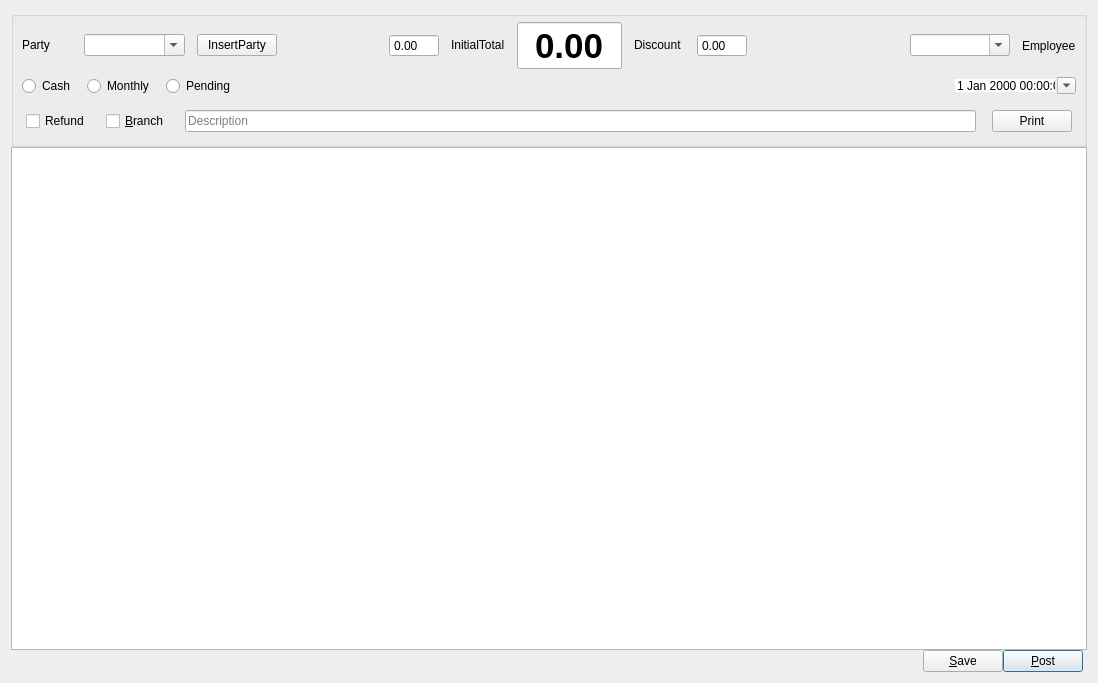
<?xml version="1.0" encoding="UTF-8"?>
<ui version="4.0">
 <class>InsertNodeOrder</class>
 <widget class="QDialog" name="InsertNodeOrder">
  <property name="geometry">
   <rect>
    <x>0</x>
    <y>0</y>
    <width>1098</width>
    <height>683</height>
   </rect>
  </property>
  <property name="windowTitle">
   <string>Order</string>
  </property>
  <layout class="QGridLayout" name="gridLayout_2">
   <property name="verticalSpacing">
    <number>0</number>
   </property>
   <item row="0" column="0">
    <widget class="QGroupBox" name="groupBox">
     <layout class="QGridLayout" name="gridLayout">
      <property name="leftMargin">
       <number>4</number>
      </property>
      <property name="topMargin">
       <number>4</number>
      </property>
      <property name="rightMargin">
       <number>4</number>
      </property>
      <property name="bottomMargin">
       <number>4</number>
      </property>
      <property name="verticalSpacing">
       <number>-1</number>
      </property>
      <item row="1" column="0">
       <layout class="QHBoxLayout" name="horizontalLayout">
        <property name="spacing">
         <number>12</number>
        </property>
        <property name="leftMargin">
         <number>4</number>
        </property>
        <property name="rightMargin">
         <number>4</number>
        </property>
        <item>
         <widget class="QRadioButton" name="rBtnCash">
          <property name="text">
           <string>Cash</string>
          </property>
         </widget>
        </item>
        <item>
         <widget class="QRadioButton" name="rBtnMonthly">
          <property name="text">
           <string>Monthly</string>
          </property>
         </widget>
        </item>
        <item>
         <widget class="QRadioButton" name="rBtnPending">
          <property name="text">
           <string>Pending</string>
          </property>
         </widget>
        </item>
        <item>
         <spacer name="horizontalSpacer_2">
          <property name="orientation">
           <enum>Qt::Orientation::Horizontal</enum>
          </property>
          <property name="sizeHint" stdset="0">
           <size>
            <width>40</width>
            <height>20</height>
           </size>
          </property>
         </spacer>
        </item>
        <item>
         <widget class="DateTimeEdit" name="dateTimeEdit">
          <property name="frame">
           <bool>false</bool>
          </property>
          <property name="alignment">
           <set>Qt::AlignmentFlag::AlignCenter</set>
          </property>
          <property name="buttonSymbols">
           <enum>QAbstractSpinBox::ButtonSymbols::NoButtons</enum>
          </property>
          <property name="correctionMode">
           <enum>QAbstractSpinBox::CorrectionMode::CorrectToNearestValue</enum>
          </property>
          <property name="calendarPopup">
           <bool>true</bool>
          </property>
          <property name="currentSectionIndex">
           <number>0</number>
          </property>
          <property name="timeSpec">
           <enum>Qt::TimeSpec::LocalTime</enum>
          </property>
         </widget>
        </item>
       </layout>
      </item>
      <item row="0" column="0">
       <layout class="QHBoxLayout" name="horizontalLayout_3" stretch="1,2,1,2,1,1,2,1,1,2,1,2,1">
        <property name="spacing">
         <number>12</number>
        </property>
        <property name="leftMargin">
         <number>4</number>
        </property>
        <property name="rightMargin">
         <number>4</number>
        </property>
        <item>
         <widget class="QLabel" name="labelParty">
          <property name="sizePolicy">
           <sizepolicy hsizetype="Preferred" vsizetype="Fixed">
            <horstretch>0</horstretch>
            <verstretch>0</verstretch>
           </sizepolicy>
          </property>
          <property name="text">
           <string>Party</string>
          </property>
          <property name="buddy">
           <cstring>comboParty</cstring>
          </property>
         </widget>
        </item>
        <item>
         <widget class="ComboBox" name="comboParty">
          <property name="editable">
           <bool>true</bool>
          </property>
          <property name="sizeAdjustPolicy">
           <enum>QComboBox::SizeAdjustPolicy::AdjustToContents</enum>
          </property>
          <property name="frame">
           <bool>true</bool>
          </property>
         </widget>
        </item>
        <item>
         <widget class="QPushButton" name="pBtnInsertParty">
          <property name="text">
           <string>InsertParty</string>
          </property>
         </widget>
        </item>
        <item>
         <spacer name="horizontalSpacer_3">
          <property name="orientation">
           <enum>Qt::Orientation::Horizontal</enum>
          </property>
          <property name="sizeHint" stdset="0">
           <size>
            <width>40</width>
            <height>20</height>
           </size>
          </property>
         </spacer>
        </item>
        <item>
         <widget class="DoubleSpinBox" name="dSpinInitialTotal">
          <property name="sizePolicy">
           <sizepolicy hsizetype="Preferred" vsizetype="Fixed">
            <horstretch>0</horstretch>
            <verstretch>0</verstretch>
           </sizepolicy>
          </property>
          <property name="alignment">
           <set>Qt::AlignmentFlag::AlignBottom|Qt::AlignmentFlag::AlignLeading|Qt::AlignmentFlag::AlignLeft</set>
          </property>
          <property name="readOnly">
           <bool>true</bool>
          </property>
          <property name="buttonSymbols">
           <enum>QAbstractSpinBox::ButtonSymbols::NoButtons</enum>
          </property>
         </widget>
        </item>
        <item>
         <widget class="QLabel" name="labelInitialTotal">
          <property name="sizePolicy">
           <sizepolicy hsizetype="Preferred" vsizetype="Fixed">
            <horstretch>0</horstretch>
            <verstretch>0</verstretch>
           </sizepolicy>
          </property>
          <property name="text">
           <string>InitialTotal</string>
          </property>
          <property name="alignment">
           <set>Qt::AlignmentFlag::AlignBottom|Qt::AlignmentFlag::AlignLeading|Qt::AlignmentFlag::AlignLeft</set>
          </property>
         </widget>
        </item>
        <item>
         <widget class="DoubleSpinBox" name="dSpinFinalTotal">
          <property name="sizePolicy">
           <sizepolicy hsizetype="Preferred" vsizetype="Preferred">
            <horstretch>0</horstretch>
            <verstretch>0</verstretch>
           </sizepolicy>
          </property>
          <property name="font">
           <font>
            <pointsize>26</pointsize>
            <italic>false</italic>
            <bold>true</bold>
            <strikeout>false</strikeout>
           </font>
          </property>
          <property name="frame">
           <bool>true</bool>
          </property>
          <property name="alignment">
           <set>Qt::AlignmentFlag::AlignCenter</set>
          </property>
          <property name="readOnly">
           <bool>true</bool>
          </property>
          <property name="buttonSymbols">
           <enum>QAbstractSpinBox::ButtonSymbols::NoButtons</enum>
          </property>
         </widget>
        </item>
        <item>
         <widget class="QLabel" name="labelDiscount">
          <property name="sizePolicy">
           <sizepolicy hsizetype="Preferred" vsizetype="Fixed">
            <horstretch>0</horstretch>
            <verstretch>0</verstretch>
           </sizepolicy>
          </property>
          <property name="text">
           <string>Discount</string>
          </property>
          <property name="alignment">
           <set>Qt::AlignmentFlag::AlignBottom|Qt::AlignmentFlag::AlignLeading|Qt::AlignmentFlag::AlignLeft</set>
          </property>
          <property name="buddy">
           <cstring>dSpinDiscount</cstring>
          </property>
         </widget>
        </item>
        <item>
         <widget class="DoubleSpinBox" name="dSpinDiscount">
          <property name="sizePolicy">
           <sizepolicy hsizetype="Preferred" vsizetype="Fixed">
            <horstretch>0</horstretch>
            <verstretch>0</verstretch>
           </sizepolicy>
          </property>
          <property name="alignment">
           <set>Qt::AlignmentFlag::AlignBottom|Qt::AlignmentFlag::AlignLeading|Qt::AlignmentFlag::AlignLeft</set>
          </property>
          <property name="readOnly">
           <bool>false</bool>
          </property>
          <property name="buttonSymbols">
           <enum>QAbstractSpinBox::ButtonSymbols::NoButtons</enum>
          </property>
         </widget>
        </item>
        <item>
         <spacer name="horizontalSpacer_4">
          <property name="orientation">
           <enum>Qt::Orientation::Horizontal</enum>
          </property>
          <property name="sizeHint" stdset="0">
           <size>
            <width>40</width>
            <height>5</height>
           </size>
          </property>
         </spacer>
        </item>
        <item>
         <spacer name="horizontalSpacer_5">
          <property name="orientation">
           <enum>Qt::Orientation::Horizontal</enum>
          </property>
          <property name="sizeHint" stdset="0">
           <size>
            <width>40</width>
            <height>20</height>
           </size>
          </property>
         </spacer>
        </item>
        <item>
         <widget class="ComboBox" name="comboEmployee">
          <property name="editable">
           <bool>true</bool>
          </property>
          <property name="sizeAdjustPolicy">
           <enum>QComboBox::SizeAdjustPolicy::AdjustToContents</enum>
          </property>
          <property name="frame">
           <bool>true</bool>
          </property>
         </widget>
        </item>
        <item>
         <widget class="QLabel" name="labelEmployee">
          <property name="text">
           <string>Employee</string>
          </property>
          <property name="buddy">
           <cstring>comboEmployee</cstring>
          </property>
         </widget>
        </item>
       </layout>
      </item>
      <item row="2" column="0" rowspan="3">
       <layout class="QHBoxLayout" name="horizontalLayout_2">
        <property name="spacing">
         <number>16</number>
        </property>
        <property name="leftMargin">
         <number>8</number>
        </property>
        <property name="topMargin">
         <number>8</number>
        </property>
        <property name="rightMargin">
         <number>8</number>
        </property>
        <property name="bottomMargin">
         <number>8</number>
        </property>
        <item>
         <widget class="QCheckBox" name="chkBoxRefund">
          <property name="text">
           <string>Refund</string>
          </property>
         </widget>
        </item>
        <item>
         <widget class="QCheckBox" name="chkBoxBranch">
          <property name="text">
           <string>&amp;Branch</string>
          </property>
         </widget>
        </item>
        <item>
         <widget class="LineEdit" name="lineEditOrder">
          <property name="placeholderText">
           <string>Description</string>
          </property>
         </widget>
        </item>
        <item>
         <widget class="QPushButton" name="pBtnPrint">
          <property name="text">
           <string>Print</string>
          </property>
         </widget>
        </item>
       </layout>
      </item>
     </layout>
    </widget>
   </item>
   <item row="1" column="0">
    <widget class="QTableView" name="tableViewOrder"/>
   </item>
   <item row="2" column="0">
    <layout class="QHBoxLayout" name="horizontalLayout_4">
     <property name="leftMargin">
      <number>4</number>
     </property>
     <property name="rightMargin">
      <number>4</number>
     </property>
     <item>
      <spacer name="horizontalSpacer">
       <property name="orientation">
        <enum>Qt::Orientation::Horizontal</enum>
       </property>
       <property name="sizeHint" stdset="0">
        <size>
         <width>40</width>
         <height>20</height>
        </size>
       </property>
      </spacer>
     </item>
     <item>
      <widget class="QPushButton" name="pBtnSaveOrder">
       <property name="text">
        <string>&amp;Save</string>
       </property>
       <property name="default">
        <bool>false</bool>
       </property>
      </widget>
     </item>
     <item>
      <widget class="QPushButton" name="pBtnPostOrder">
       <property name="text">
        <string>&amp;Post</string>
       </property>
       <property name="checkable">
        <bool>true</bool>
       </property>
       <property name="default">
        <bool>true</bool>
       </property>
      </widget>
     </item>
    </layout>
   </item>
  </layout>
 </widget>
 <customwidgets>
  <customwidget>
   <class>ComboBox</class>
   <extends>QComboBox</extends>
   <header location="global">widget/combobox.h</header>
  </customwidget>
  <customwidget>
   <class>LineEdit</class>
   <extends>QLineEdit</extends>
   <header location="global">widget/lineedit.h</header>
  </customwidget>
  <customwidget>
   <class>DoubleSpinBox</class>
   <extends>QDoubleSpinBox</extends>
   <header location="global">widget/doublespinbox.h</header>
  </customwidget>
  <customwidget>
   <class>DateTimeEdit</class>
   <extends>QDateTimeEdit</extends>
   <header location="global">widget/datetimeedit.h</header>
  </customwidget>
 </customwidgets>
 <tabstops>
  <tabstop>tableViewOrder</tabstop>
 </tabstops>
 <resources/>
 <connections/>
</ui>
